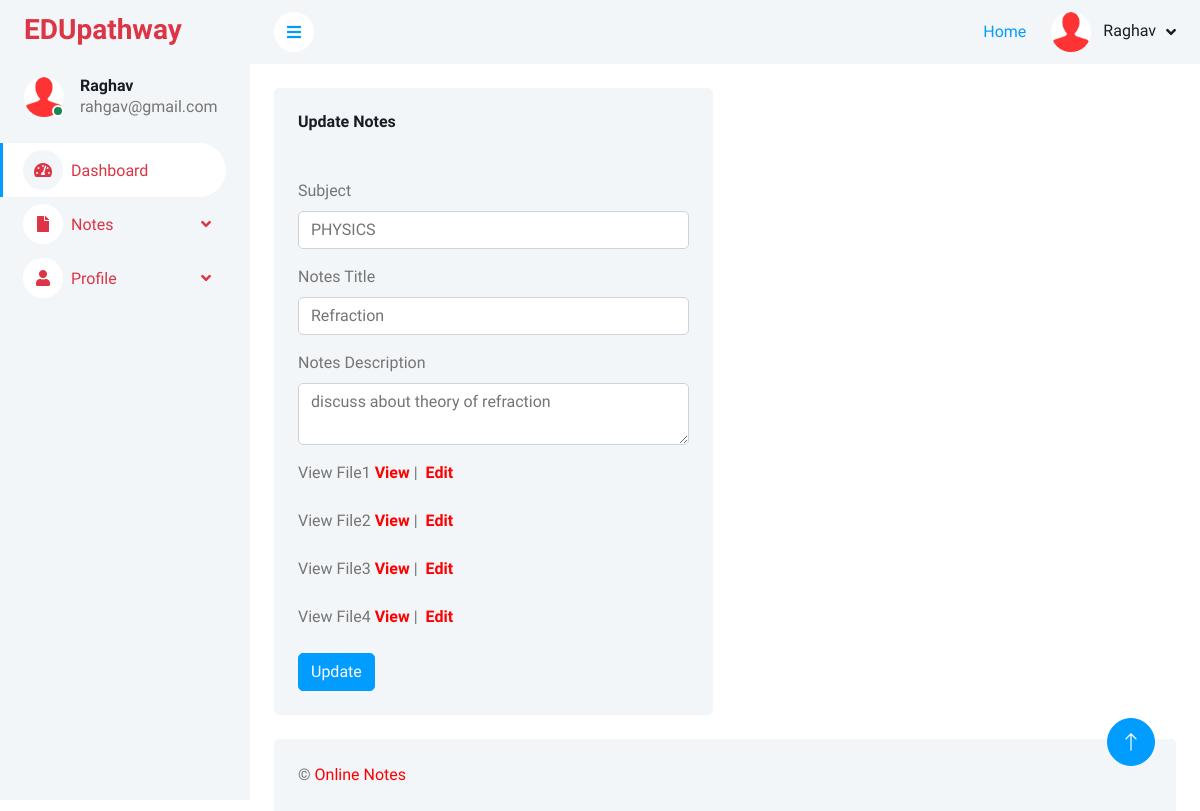
Screenshot of /user/edit-notes.php?editid=10 (signed in) with the database file from the repository.
### tables this page shows
CREATE TABLE `tbluser` (
  `ID` int(5) NOT NULL,
  `FullName` varchar(250) DEFAULT NULL,
  `MobileNumber` bigint(10) DEFAULT NULL,
  `Email` varchar(250) DEFAULT NULL,
  `Password` varchar(250) DEFAULT NULL,
  `RegDate` timestamp NULL DEFAULT current_timestamp()
);

CREATE TABLE `tblnotes` (
  `ID` int(5) NOT NULL,
  `UserID` int(5) DEFAULT NULL,
  `Subject` varchar(250) DEFAULT NULL,
  `NotesTitle` varchar(250) DEFAULT NULL,
  `NotesDecription` longtext DEFAULT NULL,
  `File1` varchar(250) DEFAULT NULL,
  `File2` varchar(250) DEFAULT NULL,
  `File3` varchar(255) DEFAULT NULL,
  `File4` varchar(250) DEFAULT NULL,
  `CreationDate` timestamp NULL DEFAULT current_timestamp(),
  `UpdationDate` timestamp NULL DEFAULT NULL ON UPDATE current_timestamp(),
  `Category` varchar(100) DEFAULT NULL
);

### user/edit-notes.php (the view, shortened to what this page needs)
<?php
include('includes/dbconnection.php');
if (strlen($_SESSION['ocasuid']==0)) {
  header('location:logout.php');
  } else{
?>
<!DOCTYPE html>
<html lang="en">
<head>
    <link href="https://cdnjs.cloudflare.com/ajax/libs/font-awesome/5.10.0/css/all.min.css" rel="stylesheet">
    <link href="https://cdn.jsdelivr.net/npm/bootstrap-icons@1.4.1/font/bootstrap-icons.css" rel="stylesheet">
    <link href="lib/owlcarousel/assets/owl.carousel.min.css" rel="stylesheet">
    <link href="lib/tempusdominus/css/tempusdominus-bootstrap-4.min.css" rel="stylesheet" />
    <link href="css/bootstrap.min.css" rel="stylesheet">
    <link href="css/style.css" rel="stylesheet">
</head>
<body>
    <div class="container-fluid position-relative bg-white d-flex p-0">
<?php include_once('includes/sidebar.php');?>
        <div class="content">
         <?php include_once('includes/header.php');?>
            <div class="container-fluid pt-4 px-4">
                <div class="row g-4">
                    <div class="col-sm-12 col-xl-6">
                        <div class="bg-light rounded h-100 p-4">
                            <h6 class="mb-4">Update Notes</h6>
                            <form method="post">
                                <?php
                                $eid=$_GET['editid'];
$sql="SELECT * from tblnotes where tblnotes.ID=:eid";
$query = $dbh -> prepare($sql);
$query->bindParam(':eid',$eid,PDO::PARAM_STR);
$query->execute();
$results=$query->fetchAll(PDO::FETCH_OBJ);
$cnt=1;
if($query->rowCount() > 0)
{
foreach($results as $row)
{               ?>
                                <br />
                                <div class="mb-3">
                                    <label for="exampleInputEmail2" class="form-label">Subject</label>
                                    <input type="text" class="form-control"  name="subject" value="<?php  echo htmlentities($row->Subject);?>" required='true'>
                                </div>
                                <div class="mb-3">
                                    <label for="exampleInputEmail2" class="form-label">Notes Title</label>
                                    <input type="text" class="form-control"  name="notestitle" value="<?php  echo htmlentities($row->NotesTitle);?>" required='true'>
                                </div>
                                <div class="mb-3">
                                    <label for="exampleInputEmail2" class="form-label">Notes Description</label>
                                    <textarea class="form-control"  name="notesdesc" value="" required='true'><?php  echo htmlentities($row->NotesDecription);?></textarea>
                                </div>
                                <div class="mb-3">
                                    <label for="exampleInputEmail2" class="form-label">View File1</label>
                                   <a href="folder1/<?php echo $row->File1;?>"  target="_blank"> <strong style="color: red">View</strong></a> |
<a href="changefile1.php?editid=<?php echo $row->ID;?>" > &nbsp;<strong style="color: red" target="_blank">Edit</strong></a>
                                </div>
                                 <?php if($row->File2==""){ ?>
<div class="mb-3">
                                    <label for="exampleInputEmail2" class="form-label">View File2</label>
                                    <strong style="color: red">File is not available</strong>
                                </div>
                                    <?php } else{?>
                                <div class="mb-3">
                                    <label for="exampleInputEmail2" class="form-label">View File2</label>
                                    <a href="folder2/<?php echo $row->File2;?>" target="_blank"> <strong style="color: red">View</strong></a> |
<a href="changefile2.php?editid=<?php echo $row->ID;?>" > &nbsp;<strong style="color: red" target="_blank">Edit</strong></a>
                                </div><?php } ?>
                                 <?php if($row->File3==""){ ?>
<div class="mb-3">
                                    <label for="exampleInputEmail2" class="form-label">View File3</label>
                                    <strong style="color: red">File is not available</strong>
                                </div>
                                    <?php } else{?>
                                <div class="mb-3">
                                    <label for="exampleInputEmail2" class="form-label">View File3</label>
                                    <a href="folder3/<?php echo $row->File3;?>"  target="_blank"> <strong style="color: red">View</strong></a> |
<a href="changefile3.php?editid=<?php echo $row->ID;?>" target="_blank"> &nbsp;<strong style="color: red">Edit</strong></a>
                                </div><?php } ?>
                                <?php if($row->File3==""){ ?>
<div class="mb-3">
                                    <label for="exampleInputEmail2" class="form-label">View File4</label>
                                    <strong style="color: red">File is not available</strong>
                                </div>
                                    <?php } else{?>
                                <div class="mb-3">
                                    <label for="exampleInputEmail2" class="form-label">View File4</label>
                                    <a href="folder4/<?php echo $row->File4;?>"target="_blank"> <strong style="color: red">View</strong></a> |
<a href="changefile4.php?editid=<?php echo $row->ID;?>" target="_blank"> &nbsp;<strong style="color: red">Edit</strong></a>
                                </div><?php } ?>
                                <?php $cnt=$cnt+1;}} ?>
                                <button type="submit" name="submit" class="btn btn-primary">Update</button>
                            </form>
                        </div>
                    </div>
                </div>
            </div>
             <?php include_once('includes/footer.php');?>
        </div>
       <?php include_once('includes/back-totop.php');?>
    </div>
</body>
</html><?php }  ?>

### user/includes/sidebar.php (shortened to what this page needs)
        <div class="sidebar pe-4 pb-3">
            <nav class="navbar bg-light navbar-light">
                <a href="dashboard.php" class="navbar-brand mx-4 mb-3">
                    <h3 class="text-danger">EDUpathway</h3>
                </a>
                <div class="d-flex align-items-center ms-4 mb-4">
                    <div class="position-relative">
                        <img class="rounded-circle" src="img/user.jpg" alt="" style="width: 40px; height: 40px;">
                        <div class="bg-success rounded-circle border border-2 border-white position-absolute end-0 bottom-0 p-1"></div>
                    </div>
                    <div class="ms-3">
                        <?php
$uid=$_SESSION['ocasuid'];
$sql="SELECT * from  tbluser where ID=:uid";
$query = $dbh -> prepare($sql);
$query->bindParam(':uid',$uid,PDO::PARAM_STR);
$query->execute();
$results=$query->fetchAll(PDO::FETCH_OBJ);
$cnt=1;
if($query->rowCount() > 0)
{
foreach($results as $row)
{               ?>
                        <h6 class="mb-0"><?php  echo $row->FullName;?></h6>
                        <span><?php  echo $row->Email;?></span><?php $cnt=$cnt+1;}} ?>
                    </div>
                </div>
                <div class="navbar-nav w-100">
                    <a href="dashboard.php" class="nav-item text-danger nav-link active"><i class="fa fa-tachometer-alt me-2"></i>Dashboard</a>
                    <div class="nav-item dropdown">
                        <a href="#" class="nav-link text-danger dropdown-toggle" data-bs-toggle="dropdown"><i class="fa fa-file me-2"></i>Notes</a>
                    </div>
  <div class="nav-item dropdown">
                        <a href="#" class="nav-link text-danger dropdown-toggle" data-bs-toggle="dropdown"><i class="fa fa-user me-2"></i>Profile</a>
                    </div>
                </div>
            </nav>
        </div>

### user/includes/header.php (shortened to what this page needs)
            <nav class="navbar navbar-expand bg-light navbar-light sticky-top px-4 py-0">
                <a href="#" class="sidebar-toggler flex-shrink-0">
                    <i class="fa fa-bars"></i>
                </a>
                <div class="navbar-nav align-items-center ms-auto">
                    <a href="../index.php">Home</a>
                    <div class="nav-item dropdown">
                        <a href="#" class="nav-link dropdown-toggle" data-bs-toggle="dropdown">
                            <img class="rounded-circle me-lg-2" src="img/user.jpg" alt="" style="width: 40px; height: 40px;">
                            <?php
$uid=$_SESSION['ocasuid'];
$sql="SELECT * from  tbluser where ID=:uid";
$query = $dbh -> prepare($sql);
$query->bindParam(':uid',$uid,PDO::PARAM_STR);
$query->execute();
$results=$query->fetchAll(PDO::FETCH_OBJ);
$cnt=1;
if($query->rowCount() > 0)
{
foreach($results as $row)
{               ?>
                            <span class="d-none d-lg-inline-flex"><?php  echo $row->FullName;?></span><?php $cnt=$cnt+1;}} ?>
                        </a>
                    </div>
                </div>
            </nav>

### user/css/style.css (style rules this page uses)
:root { --primary: #009CFF; --light: #F3F6F9; --dark: #191C24; }
.btn { transition: .5s; }
.btn.btn-primary { color: #FFFFFF; }
.sidebar { position: fixed; top: 0; left: 0; bottom: 0; width: 250px; height: 100vh; overflow-y: auto; background: var(--light); transition: 0.5s; z-index: 999; }
.content { margin-left: 250px; min-height: 100vh; background: #FFFFFF; transition: 0.5s; }
@media (min-width: 992px) { .sidebar { margin-left: 0; } }
@media (min-width: 992px) { .content { width: calc(100% - 250px); } }
.sidebar .navbar .navbar-nav .nav-link { padding: 7px 20px; color: var(--dark); font-weight: 500; border-left: 3px solid var(--light); border-radius: 0 30px 30px 0; outline: none; }
.sidebar .navbar .navbar-nav .nav-link:hover, .sidebar .navbar .navbar-nav .nav-link.active { color: var(--primary); background: #FFFFFF; border-color: var(--primary); }
.sidebar .navbar .navbar-nav .nav-link i { width: 40px; height: 40px; display: inline-flex; align-items: center; justify-content: center; background: #FFFFFF; border-radius: 40px; }
.sidebar .navbar .navbar-nav .nav-link:hover i, .sidebar .navbar .navbar-nav .nav-link.active i { background: var(--light); }
.sidebar .navbar .dropdown-toggle::after { position: absolute; top: 15px; right: 15px; border: none; content: "\f107"; font-family: "Font Awesome 5 Free"; font-weight: 900; transition: .5s; }
.content .navbar .navbar-nav .nav-link { margin-left: 25px; padding: 12px 0; color: var(--dark); outline: none; }
.content .navbar .sidebar-toggler, .content .navbar .navbar-nav .nav-link i { width: 40px; height: 40px; display: inline-flex; align-items: center; justify-content: center; background: #FFFFFF; border-radius: 40px; }
.content .navbar .dropdown-toggle::after { margin-left: 6px; vertical-align: middle; border: none; content: "\f107"; font-family: "Font Awesome 5 Free"; font-weight: 900; transition: .5s; }

### rows the page displays
tbluser: FullName "Raghav", Email "rahgav@gmail.com"
tblnotes: subject "PHYSICS", notestitle "Refraction", notesdesc "discuss about theory of refraction"
